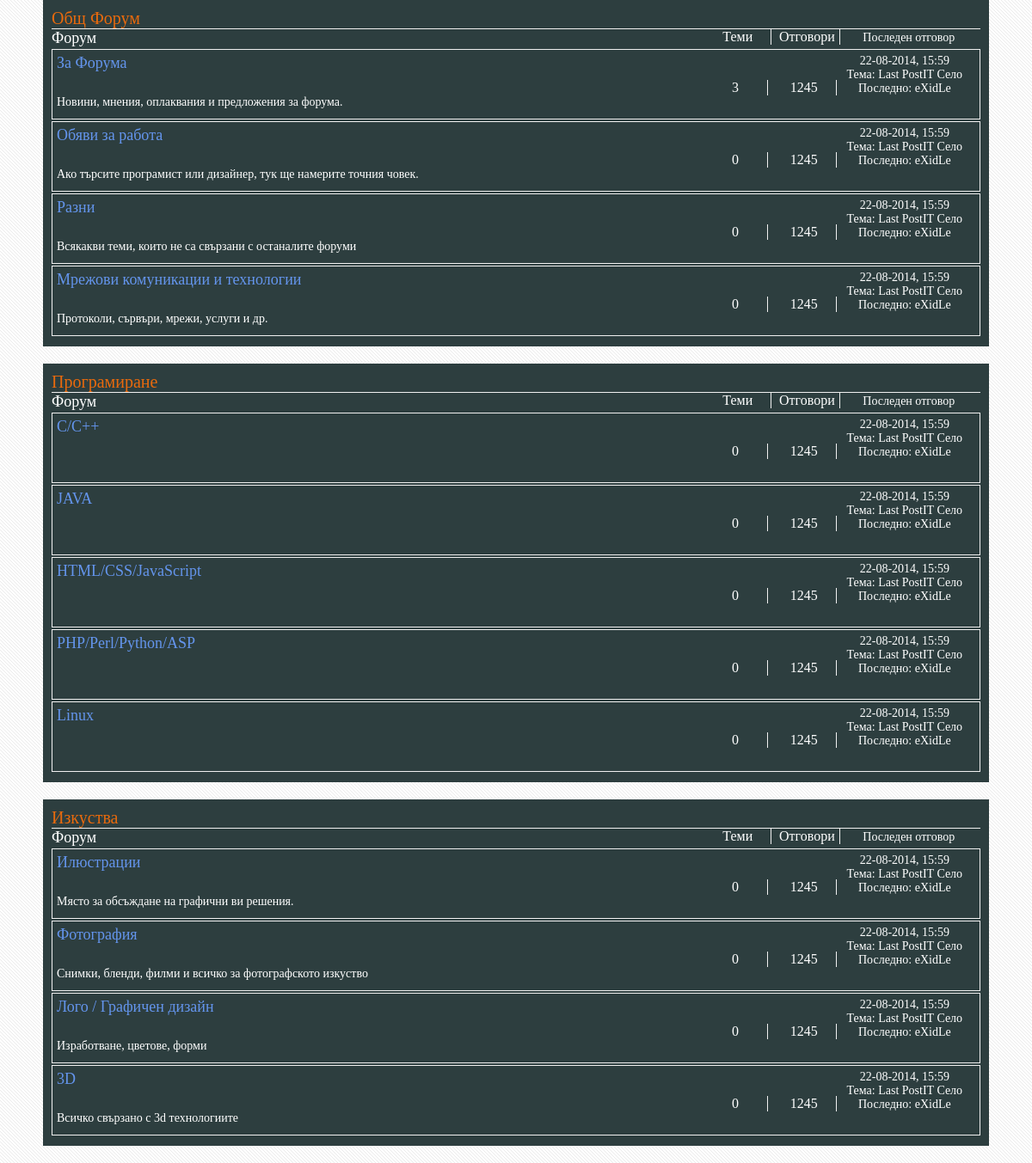
The page / on the database its author committed.
### tables this page shows
CREATE TABLE IF NOT EXISTS `section` (
  `section_ID` int(11) NOT NULL AUTO_INCREMENT,
  `section_name` text NOT NULL,
  PRIMARY KEY (`section_ID`)
);

CREATE TABLE IF NOT EXISTS `topic` (
  `topic_ID` int(11) NOT NULL AUTO_INCREMENT,
  `topic_name` text NOT NULL,
  `topic_info` text NOT NULL,
  `section_ID` int(11) NOT NULL,
  PRIMARY KEY (`topic_ID`)
);

### index.php (the view, shortened to what this page needs)
<link rel="stylesheet" href="style/style.css">
<?php
$con=mysqli_connect("localhost","root","","teamwork");
$con->character_set_name();
$sections=mysqli_query($con,'SELECT * FROM `section`');
while($row = mysqli_fetch_assoc($sections))
{?>
<section>
    <div class="mainTitle"><?=$row['section_name']?></div>
    <div >
        <div class="title">Форум</div>
        <div class="theme">Теми</div>
        <div class="answer">Отговори</div>
        <div class="lastAnswer">Последен отговор</div>
    </div>
    <?php
    $topics=mysqli_query($con,'SELECT * FROM `topic` WHERE `section_ID` = "'.$row['section_ID'].'"');
    while($row = mysqli_fetch_assoc($topics))
    { $themes=mysqli_query($con,'SELECT * FROM `theme` WHERE `topic_ID` = "'.$row['topic_ID'].'"');
    ?>
    <article>
        <div class="title"><a href="topic.php?topic=<?=$row['topic_ID']?>"><?=$row['topic_name']?></a></div>
        <div class="theme"><?=mysqli_num_rows($themes)?></div>
        <div class="answer">1245</div>
        <div class="lastAnswer"><div>22-08-2014, 15:59</div>
            Тема:  Last PostIT Село
            Последно: eXidLe</div>
        <div class="info"><?=$row['topic_info']?></div>
    </article>
<?php } ?>
</section>
<?php
}require("footer.php");
die();
?>

### style/style.css (style rules this page uses)
* { margin: 0px; padding: 0px; }
section { color: white; background-color: #2d3e3f; margin: 0 auto; margin-bottom: 20px; padding: 10px; width: 90%; }
article { padding: 5px; border: 1px solid #f0f0f0; height: 70px; margin: 2px 0px; }
div.mainTitle { color: #e96a0d; font-size: 20px; border-bottom: 1px solid #f0f0f0 ; }
div.title { font-size: 18px; width: 70%; display: inline-block; vertical-align: top; }
div.title a { text-decoration: none; color: cornflowerblue; }
div.theme { width: 7%; display: inline-block; text-align: center; }
div.answer { width: 7%; display: inline-block; text-align: center; }
div.lastAnswer { font-size: 14px; width: 14%; display: inline-block; text-align: center; }
div.forum, div.theme, div.answer { border-right: 1px solid #f0f0f0; }
div.info { font-size: 14px; display: inline-block; }

### rows shown on the page
section: section_name "Общ Форум"
topic: topic_name "За Форума", mysqli_num_rows($themes) "3", topic_info "Новини, мнения, оплаквания и предложения за форума."
topic: topic_name "Обяви за работа", mysqli_num_rows($themes) "0", topic_info "Aко търсите програмист или дизайнер, тук ще намерите точния човек."
topic: topic_name "Разни", mysqli_num_rows($themes) "0", topic_info "Всякакви теми, които не са свързани с останалите форуми"
topic: topic_name "Мрежови комуникации и технологии", mysqli_num_rows($themes) "0", topic_info "Протоколи, сървъри, мрежи, услуги и др."
section: section_name "Програмиране"
topic: topic_name "C/C++", mysqli_num_rows($themes) "0"
topic: topic_name "JAVA", mysqli_num_rows($themes) "0"
topic: topic_name "HTML/CSS/JavaScript", mysqli_num_rows($themes) "0"
topic: topic_name "PHP/Perl/Python/ASP", mysqli_num_rows($themes) "0"
topic: topic_name "Linux", mysqli_num_rows($themes) "0"
section: section_name "Изкуства"
topic: topic_name "Илюстрации", mysqli_num_rows($themes) "0", topic_info "Място за обсъждане на графични ви решения."
topic: topic_name "Фотография", mysqli_num_rows($themes) "0", topic_info "Снимки, бленди, филми и всичко за фотографското изкуство"
topic: topic_name "Лого / Графичен дизайн", mysqli_num_rows($themes) "0", topic_info "Изработване, цветове, форми"
topic: topic_name "3D", mysqli_num_rows($themes) "0", topic_info "Всичко свързано с 3d технологиите"
